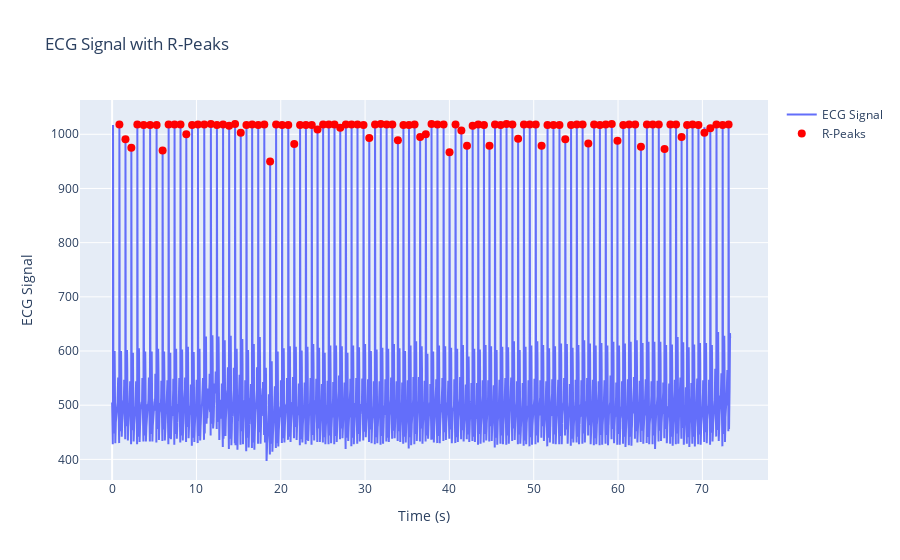

Notebook code cell kept with this figure:
### Code cell
# R PEAKS WITH HEART RATE
import pandas as pd
import neurokit2 as nk
import numpy as np
import plotly.graph_objects as go

csv_file = "ecg_sample.csv" 
data = pd.read_csv(csv_file)

ecg_data = data['Channel1'] 
time = np.arange(len(ecg_data)) / 250  # Create a time array in sec
ecg_signal = nk.ecg_clean(ecg_data, sampling_rate=250) 
peaks = nk.ecg_findpeaks(ecg_signal, sampling_rate=250)
r_peak_indices = peaks['ECG_R_Peaks']
r_peak_times = r_peak_indices / 250
rr_intervals = np.diff(r_peak_times)
heart_rate = 60 / rr_intervals.mean() if len(rr_intervals) > 0 else np.nan
print(f'Average Heart Rate: {heart_rate:.2f} BPM')

fig = go.Figure()
fig.add_trace(go.Scatter(x=time, y=ecg_data, mode='lines', name='ECG Signal'))

fig.add_trace(go.Scatter(x=time[r_peak_indices], y=ecg_data.iloc[r_peak_indices],
                         mode='markers', name='R-Peaks', marker=dict(color='red', size=8)))

fig.update_layout(title='ECG Signal with R-Peaks',
                  xaxis_title='Time (s)',
                  yaxis_title='ECG Signal')

fig.show()

### Figure 1 — Plotly figure (JSON) as saved in the notebook; plotly's stock layout.template omitted (floating-point values rounded to 4 significant figures; data arrays with more than 128 entries replaced by an {"elided": "..."} marker saying what was removed)
{"data": [{"mode": "lines", "name": "ECG Signal", "type": "scatter", "x": {"elided": "18325 float values"}, "y": {"elided": "18325 int values"}}, {"marker": {"color": "red", "size": 8}, "mode": "markers", "name": "R-Peaks", "type": "scatter", "x": [0.864, 1.584, 2.28, 2.992, 3.74, 4.508, 5.276, 5.988, 6.7, 7.404, 8.112, 8.8, 9.484, 10.18, 10.93, 11.71, 12.43, 13.16, 13.88, 14.58, 15.26, 15.93, 16.61, 17.33, 18.05, 18.74, 19.45, 20.16, 20.89, 21.6, 22.29, 22.98, 23.68, 24.36, 25.02, 25.7, 26.37, 27.06, 27.72, 28.4, 29.1, 29.81, 30.5, 31.18, 31.86, 32.55, 33.23, 33.89, 34.55, 35.2, 35.87, 36.53, 37.2, 37.88, 38.58, 39.31, 40.02, 40.73, 41.42, 42.09, 42.76, 43.42, 44.1, 44.75, 45.41, 46.08, 46.78, 47.47, 48.15, 48.84, 49.53, 50.24, 50.93, 51.64, 52.34, 53.05, 53.74, 54.43, 55.11, 55.8, 56.48, 57.16, 57.84, 58.54, 59.26, 59.93, 60.62, 61.31, 62.03, 62.72, 63.42, 64.12, 64.83, 65.52, 66.21, 66.88, 67.54, 68.19, 68.84, 69.53, 70.24, 70.94, 71.67, 72.4, 73.11], "y": [1018, 991, 975, 1018, 1017, 1017, 1017, 970, 1018, 1018, 1018, 1000, 1017, 1018, 1018, 1019, 1017, 1018, 1016, 1019, 1003, 1017, 1018, 1017, 1018, 950, 1018, 1017, 1017, 982, 1017, 1017, 1017, 1009, 1018, 1018, 1018, 1012, 1018, 1018, 1018, 1017, 993, 1018, 1019, 1018, 1018, 989, 1017, 1017, 1018, 995, 1000, 1019, 1018, 1018, 967, 1018, 1007, 979, 1016, 1018, 1017, 979, 1018, 1017, 1019, 1018, 992, 1018, 1018, 1018, 979, 1017, 1017, 1017, 991, 1017, 1018, 1018, 983, 1018, 1017, 1018, 1019, 988, 1017, 1018, 1018, 977, 1018, 1018, 1018, 973, 1018, 1018, 995, 1017, 1018, 1017, 1003, 1011, 1018, 1017, 1018]}], "layout": {"title": {"text": "ECG Signal with R-Peaks"}, "xaxis": {"title": {"text": "Time (s)"}}, "yaxis": {"title": {"text": "ECG Signal"}}}}
